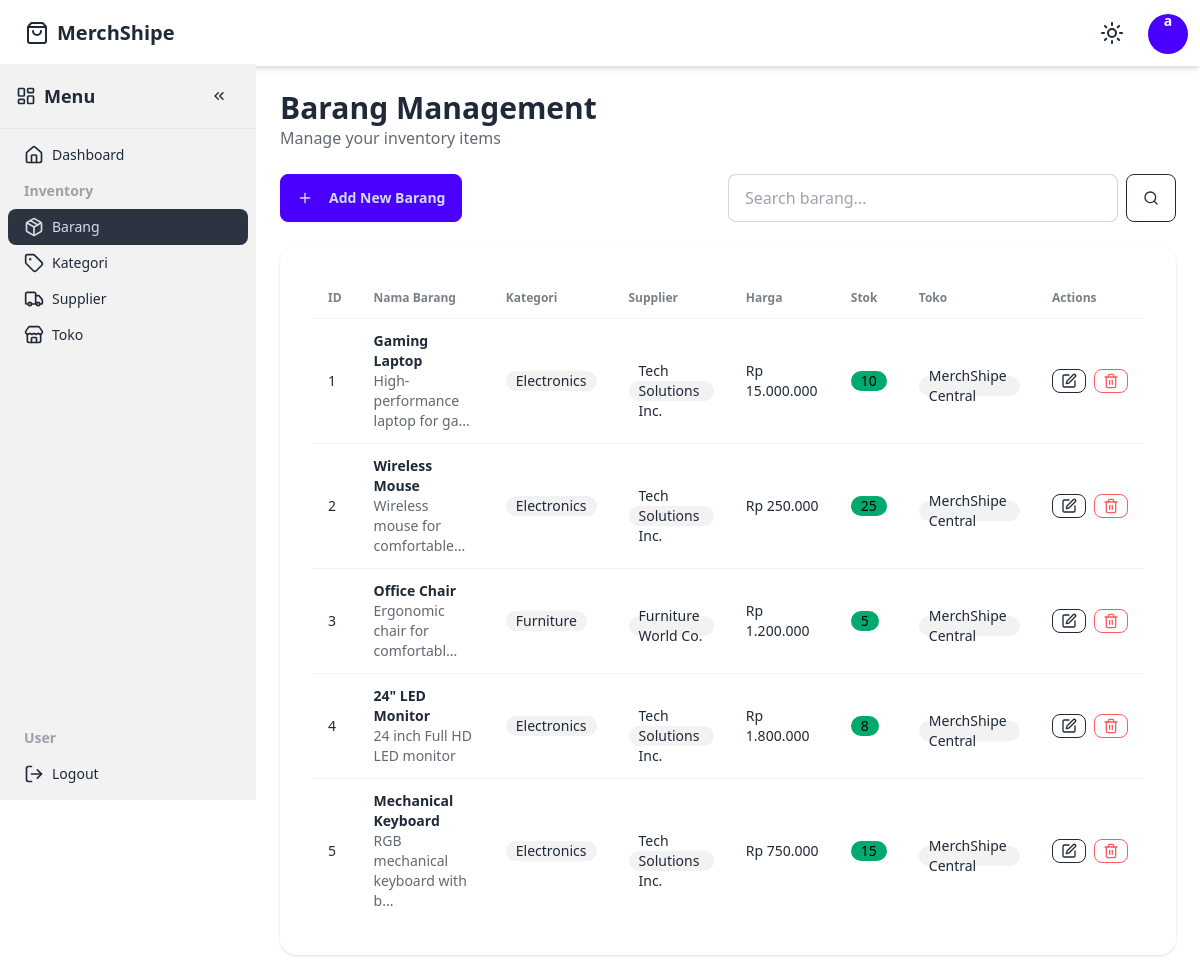
Screenshot of /barang/index.php (signed in) with the database file from the repository.
### tables this page shows
CREATE TABLE users (
    id INT AUTO_INCREMENT PRIMARY KEY,
    username VARCHAR(50) NOT NULL UNIQUE,
    email VARCHAR(100) NOT NULL UNIQUE,
    password VARCHAR(255) NOT NULL,
    role ENUM('admin', 'user') DEFAULT 'user',
    created_at TIMESTAMP DEFAULT CURRENT_TIMESTAMP,
    updated_at TIMESTAMP DEFAULT CURRENT_TIMESTAMP ON UPDATE CURRENT_TIMESTAMP
);

CREATE TABLE barang (
    id INT AUTO_INCREMENT PRIMARY KEY,
    nama_barang VARCHAR(100) NOT NULL,
    deskripsi TEXT,
    harga DECIMAL(10, 2) NOT NULL,
    stok INT NOT NULL DEFAULT 0,
    kategori_id INT NULL,
    supplier_id INT NULL,
    toko_id INT NULL DEFAULT 1,
    gambar VARCHAR(255) NULL,
    created_at TIMESTAMP DEFAULT CURRENT_TIMESTAMP,
    updated_at TIMESTAMP DEFAULT CURRENT_TIMESTAMP ON UPDATE CURRENT_TIMESTAMP,
    FOREIGN KEY (kategori_id) REFERENCES kategori(id) ON DELETE SET NULL,
    FOREIGN KEY (supplier_id) REFERENCES supplier(id) ON DELETE SET NULL,
    FOREIGN KEY (toko_id) REFERENCES toko(id) ON DELETE SET NULL
);

### config/database.php (called while the page is built, shortened)
<?php
function getDBConnection() {
    try {
        $pdo = new PDO(
            "mysql:host=" . DB_HOST . ";dbname=" . DB_NAME . ";charset=utf8mb4",
            DB_USER,
            DB_PASS,
            [
                PDO::ATTR_ERRMODE => PDO::ERRMODE_EXCEPTION,
                PDO::ATTR_DEFAULT_FETCH_MODE => PDO::FETCH_ASSOC,
                PDO::ATTR_EMULATE_PREPARES => false,
            ]
        );
        return $pdo;
    } catch (PDOException $e) {
        die("Connection failed: " . $e->getMessage());
    }
}
function e($string) {
    return htmlspecialchars($string, ENT_QUOTES, 'UTF-8');
}
function isLoggedIn() {
    return isset($_SESSION['user_id']) && !empty($_SESSION['user_id']);
}
function getCurrentUser() {
    if (isLoggedIn()) {
        $pdo = getDBConnection();
        $stmt = $pdo->prepare("SELECT id, username, email, role FROM users WHERE id = ?");
        $stmt->execute([$_SESSION['user_id']]);
        return $stmt->fetch();
    }
    return null;
}
function hasRole($role) {
    $user = getCurrentUser();
    return $user && $user['role'] === $role;
}

### barang/index.php (the view, shortened to what this page needs)
<?php
require_once '../config/database.php';
include '../views/header.php';
include '../views/topnav.php';
include '../views/sidebar.php';
$search = $_GET['search'] ?? '';
$pdo = getDBConnection();
$query = "SELECT b.*,
          k.nama_kategori,
          s.nama_supplier,
          t.nama_toko
          FROM barang b
          LEFT JOIN kategori k ON b.kategori_id = k.id
          LEFT JOIN supplier s ON b.supplier_id = s.id
          LEFT JOIN toko t ON b.toko_id = t.id
          WHERE 1=1";
$params = [];
$query .= " ORDER BY b.created_at DESC";
$stmt = $pdo->prepare($query);
$stmt->execute($params);
$barangList = $stmt->fetchAll();
?>
<div class="content p-6">
    <div class="mb-6">
        <h1 class="text-3xl font-bold">Barang Management</h1>
        <p class="text-base-content/70">Manage your inventory items</p>
    </div>
    <div class="flex flex-col md:flex-row justify-between items-start md:items-center gap-4 mb-6">
        <?php if (hasRole('admin')): ?>
        <a href="add.php" class="btn btn-primary">
            <i data-lucide="plus" class="w-4 h-4 mr-2"></i> Add New Barang
        </a>
        <?php endif; ?>
        <form method="GET" class="flex-1 max-w-md">
            <div class="flex gap-2">
                <input
                    type="text"
                    name="search"
                    placeholder="Search barang..."
                    class="input input-bordered flex-1"
                    value="<?php echo e($search); ?>"
                />
                <button type="submit" class="btn btn-outline">
                    <i data-lucide="search" class="w-4 h-4"></i>
                </button>
            </div>
        </form>
    </div>
    <div class="card bg-base-100 shadow">
        <div class="card-body">
            <?php if (empty($barangList)): ?>
                <div class="text-center py-10">
                    <i data-lucide="package" class="w-16 h-16 mx-auto text-base-content/30"></i>
                    <h3 class="text-xl font-semibold mt-4">No barang found</h3>
                    <p class="text-base-content/70 mt-2">Create your first barang item to get started</p>
                    <a href="add.php" class="btn btn-primary mt-4">Add Barang</a>
                </div>
            <?php else: ?>
                <div class="overflow-x-auto">
                    <table class="table">
                        <thead>
                            <tr>
                                <th>ID</th>
                                <th>Nama Barang</th>
                                <th>Kategori</th>
                                <th>Supplier</th>
                                <th>Harga</th>
                                <th>Stok</th>
                                <th>Toko</th>
                                <th>Actions</th>
                            </tr>
                        </thead>
                        <tbody>
                            <?php
                            $categoryMap = [];
                            $supplierMap = [];
                            $tokoMap = [];
                            if (!empty($barangList)) {
                                $categoryIds = array_column($barangList, 'kategori_id');
                                $categoryIds = array_filter($categoryIds, function($id) { return !empty($id); });
                                if (!empty($categoryIds)) {
                                    $catPlaceholders = str_repeat('?,', count($categoryIds) - 1) . '?';
                                    $catStmt = $pdo->prepare("SELECT id, nama_kategori FROM kategori WHERE id IN ($catPlaceholders)");
                                    $catStmt->execute($categoryIds);
                                    $categoryMap = $catStmt->fetchAll(PDO::FETCH_KEY_PAIR);
                                }
                                $supplierIds = array_column($barangList, 'supplier_id');
                                $supplierIds = array_filter($supplierIds, function($id) { return !empty($id); });
                                if (!empty($supplierIds)) {
                                    $supPlaceholders = str_repeat('?,', count($supplierIds) - 1) . '?';
                                    $supStmt = $pdo->prepare("SELECT id, nama_supplier FROM supplier WHERE id IN ($supPlaceholders)");
                                    $supStmt->execute($supplierIds);
                                    $supplierMap = $supStmt->fetchAll(PDO::FETCH_KEY_PAIR);
                                }
                                $tokoIds = array_column($barangList, 'toko_id');
                                $tokoIds = array_filter($tokoIds, function($id) { return !empty($id); });
                                if (!empty($tokoIds)) {
                                    $tokPlaceholders = str_repeat('?,', count($tokoIds) - 1) . '?';
                                    $tokStmt = $pdo->prepare("SELECT id, nama_toko FROM toko WHERE id IN ($tokPlaceholders)");
                                    $tokStmt->execute($tokoIds);
                                    $tokoMap = $tokStmt->fetchAll(PDO::FETCH_KEY_PAIR);
                                }
                            }
                            ?>
                            <?php foreach ($barangList as $barang): ?>
                            <tr>
                                <td><?php echo e($barang['id']); ?></td>
                                <td>
                                    <div class="font-semibold"><?php echo e($barang['nama_barang']); ?></div>
                                    <div class="text-sm opacity-70 max-w-xs"><?php echo strlen($barang['deskripsi']) > 30 ? substr(e($barang['deskripsi']), 0, 30) . '...' : e($barang['deskripsi']); ?></div>
                                </td>
                                <td>
                                    <?php if (!empty($barang['kategori_id']) && isset($categoryMap[$barang['kategori_id']])): ?>
                                        <span class="badge badge-ghost"><?php echo e($categoryMap[$barang['kategori_id']]); ?></span>
                                    <?php else: ?>
                                        <span class="badge badge-ghost">-</span>
                                    <?php endif; ?>
                                </td>
                                <td>
                                    <?php if (!empty($barang['supplier_id']) && isset($supplierMap[$barang['supplier_id']])): ?>
                                        <span class="badge badge-ghost"><?php echo e($supplierMap[$barang['supplier_id']]); ?></span>
                                    <?php else: ?>
                                        <span class="badge badge-ghost">-</span>
                                    <?php endif; ?>
                                </td>
                                <td>Rp <?php echo number_format($barang['harga'], 0, ',', '.'); ?></td>
                                <td>
                                    <?php if ($barang['stok'] < 5): ?>
                                        <span class="badge badge-warning"><?php echo e($barang['stok']); ?> left</span>
                                    <?php else: ?>
                                        <span class="badge badge-success"><?php echo e($barang['stok']); ?></span>
                                    <?php endif; ?>
                                </td>
                                <td>
                                    <?php if (!empty($barang['toko_id']) && isset($tokoMap[$barang['toko_id']])): ?>
                                        <span class="badge badge-ghost"><?php echo e($tokoMap[$barang['toko_id']]); ?></span>
                                    <?php else: ?>
                                        <span class="badge badge-ghost">-</span>
                                    <?php endif; ?>
                                </td>
                                <td>
                                    <?php if (hasRole('admin')): ?>
                                    <div class="flex gap-2">
                                        <a
                                            href="edit.php?id=<?php echo e($barang['id']); ?>"
                                            class="btn btn-xs btn-outline"
                                            title="Edit"
                                        >
                                            <i data-lucide="edit" class="w-4 h-4"></i>
                                        </a>
                                        <button
                                            type="button"
                                            class="btn btn-xs btn-outline btn-error delete-btn"
                                            title="Delete"
                                            data-id="<?php echo e($barang['id']); ?>"
                                            data-name="<?php echo e(addslashes($barang['nama_barang'])); ?>"
                                        >
                                            <i data-lucide="trash-2" class="w-4 h-4"></i>
                                        </button>
                                    </div>
                                    <?php else: ?>
                                    <span class="text-sm text-base-content/70">Read-only</span>
                                    <?php endif; ?>
                                </td>
                            </tr>
                            <?php endforeach; ?>
                        </tbody>
                    </table>
                </div>
            <?php endif; ?>
        </div>
    </div>
</div>
<?php include '../views/footer.php'; ?>

### views/topnav.php (shortened to what this page needs)
<?php
require_once '../config/database.php';
$user = getCurrentUser();
?>
<div class="navbar bg-base-100 shadow-md z-10">
    <div class="flex-1">
        <a href="../" class="btn btn-ghost text-xl flex items-center gap-2">
            <i data-lucide="shopping-bag" class="w-6 h-6"></i>
            <span>MerchShipe</span>
        </a>
    </div>
    <div class="flex-none gap-2">
        <?php if (isLoggedIn()): ?>
            <div class="dropdown dropdown-end">
                <div tabindex="0" role="button" class="btn btn-ghost btn-circle">
                    <i data-lucide="sun" class="w-6 h-6 theme-icon"></i>
                </div>
            </div>
            <div class="dropdown dropdown-end">
                <div tabindex="0" role="button" class="btn btn-ghost btn-circle avatar">
                    <div class="w-10 rounded-full bg-primary text-white flex items-center justify-center">
                        <span class="font-bold"><?php echo substr(e($user['username']), 0, 1); ?></span>
                    </div>
                </div>
            </div>
        <?php endif; ?>
    </div>
</div>

### views/header.php (style rules this page uses)
.content { margin-left: 16rem; transition: margin-left 0.4s cubic-bezier(0.4, 0, 0.2, 1); }
.content { overflow-x: hidden; }

### rows the page displays
users: username "a"
barang: id "1", nama_barang "Gaming Laptop", deskripsi "High-performance laptop for ga", kategori "Electronics", supplier "Tech Solutions Inc.", harga "15.000.000", stok "10", toko "MerchShipe Central"
barang: id "2", nama_barang "Wireless Mouse", deskripsi "Wireless mouse for comfortable", kategori "Electronics", supplier "Tech Solutions Inc.", harga "250.000", stok "25", toko "MerchShipe Central"
barang: id "3", nama_barang "Office Chair", deskripsi "Ergonomic chair for comfortabl", kategori "Furniture", supplier "Furniture World Co.", harga "1.200.000", stok "5", toko "MerchShipe Central"
barang: id "4", nama_barang "24\" LED Monitor", deskripsi "24 inch Full HD LED monitor", kategori "Electronics", supplier "Tech Solutions Inc.", harga "1.800.000", stok "8", toko "MerchShipe Central"
barang: id "5", nama_barang "Mechanical Keyboard", deskripsi "RGB mechanical keyboard with b", kategori "Electronics", supplier "Tech Solutions Inc.", harga "750.000", stok "15", toko "MerchShipe Central"
